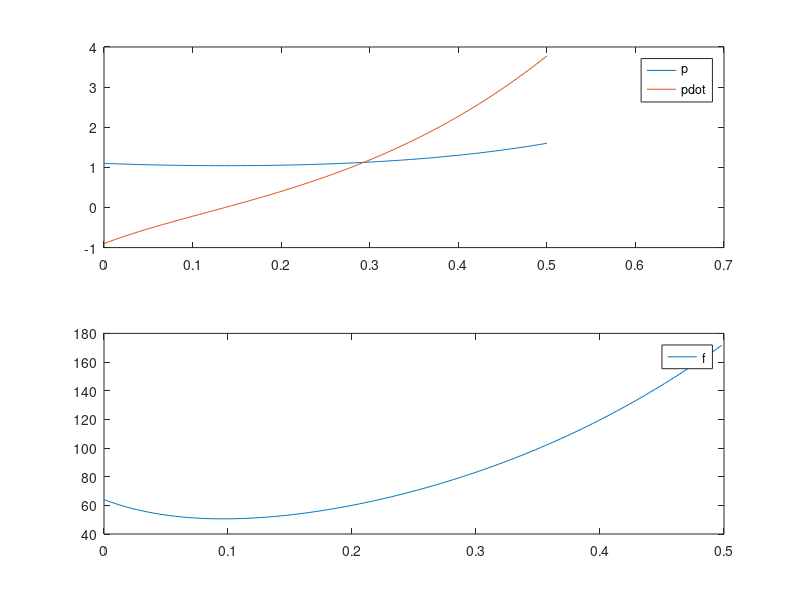

The MATLAB script that drew this image:
function startercode145051
[T,X,U,XFORDISPLAY] = RunSimulation;
PlotResults(T,X,U);
p = mat2str(XFORDISPLAY(1),8)
pdot = mat2str(XFORDISPLAY(2),8)
end

function [actuators,data] = initControlSystem(sensors,references,parameters,data)
%%%%%%%%%%%%%%%%%%
% MODIFY
% 7*pDD+6*pD+4*p+5*p^3==f
data.A = [0, 1; -9.1429, -6/7];
data.B = [0; 1/7];
data.C = [1, 0];
data.xhat = [0; 0];
data.u = 0;

pcon = [-2, -1];
pobs = [-8, -4];

data.K = acker(data.A, data.B, pcon);
data.L = acker(data.A', data.C', pobs)';
data.K
data.L
%
%%%%%%%%%%%%%%%%%%
[actuators,data] = runControlSystem(sensors,references,parameters,data);
end

function [actuators,data] = runControlSystem(sensors,references,parameters,data)
%%%%%%%%%%%%%%%%%%
% MODIFY
pE = 2;
fE = 4+15*pE^2;
u = -data.K*data.xhat;
y = sensors.pdot;
%y = sensors.p - pE;
data.xhat=data.xhat+(data.A*data.xhat+data.B*u-data.L*(data.C*data.xhat-y))*parameters.tStep;
actuators.f = u + fE;
%
%%%%%%%%%%%%%%%%%%
end

function [T,X,U,XFORDISPLAY] = RunSimulation
[t,x,tStep,nSteps,nStepsForDisplay] = InitSimulation;
T = t;
X = x;
U = [];
controller.init = @initControlSystem;
controller.run = @runControlSystem;
controller.sensors = GetSensors(t,x);
controller.references = struct;
controller.parameters = struct('tStep',tStep);
controller.data = struct;
[controller.actuators,controller.data] = ...
    controller.init(controller.sensors, ...
                    controller.references, ...
                    controller.parameters, ...
                    controller.data);
for iStep = 1:nSteps
    u = GetInput(controller.actuators);
    [t,x] = ode45(@(t,x) GetXDot(t,x,u),[t t+tStep],x);
    t = t(end);
    x = x(end,:)';
    controller.sensors = GetSensors(t,x);
    [controller.actuators,controller.data] = ...
    controller.run(controller.sensors, ...
                    controller.references, ...
                    controller.parameters, ...
                    controller.data);
    T = [T t];
    X = [X x];
    U = [U u];
    if iStep==nStepsForDisplay
        XFORDISPLAY = x;
    end
end
end

function [t,x,tStep,nSteps,nStepsForDisplay] = InitSimulation
t = 0;
x = [1.10; -0.90];
tStep = 0.002;
nStepsForDisplay = 25;
nSteps = 250;
end

function u = GetInput(actuators)
u = actuators.f;
end

function sensors = GetSensors(t,x)
sensors.t = t;
sensors.pdot = x(2);
end

function xdot = GetXDot(t,x,u)
xdot = [x(2); (1/7)*(-(6*x(2)+4*x(1)+5*x(1)^3)+u(1))];
end

function PlotResults(T,X,U)
clf;
subplot(2,1,1);
plot(T,X);
legend('p','pdot');
subplot(2,1,2);
plot(T(1:end-1),U);
legend('f');
end
